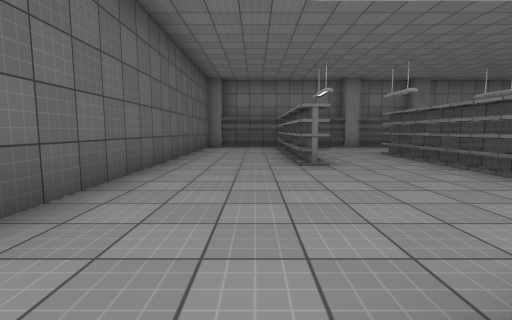
[1] (above)

19 first-person views from a walk through a scene from a Unity 3-D project. The camera is 1.2 m above the floor, tilts 6° down and sees 85° across. Doors are open. The floor is counted in squares, 2 m on a side. Each view is taken from the middle of a square. On the plan, view 1 faces up. The plan holds only what a view shows up to about 9 squares ahead; the rest is blank. The player is left out. Some surface patterns are stand-ins.

[2]
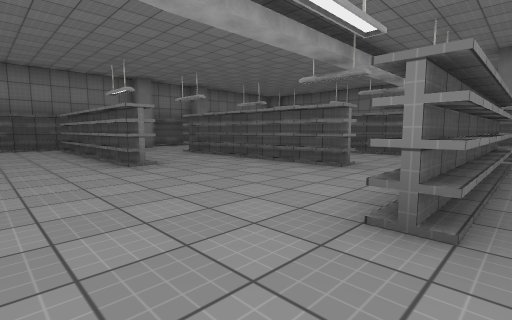

[3]
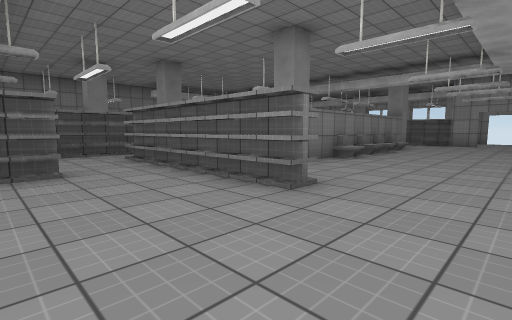

[4]
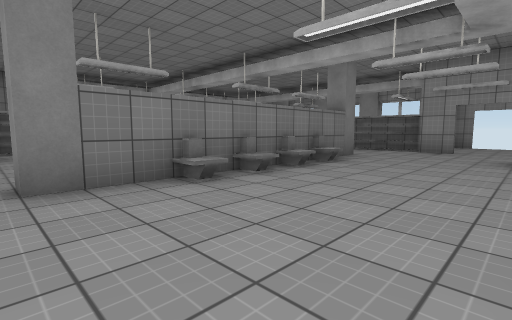

[5]
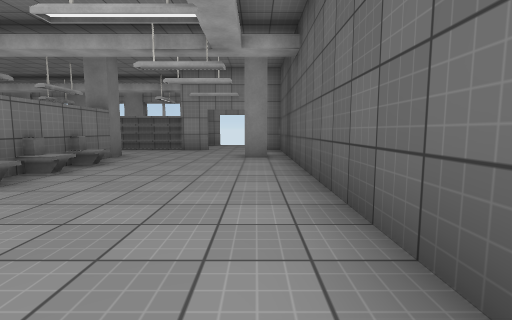

[6]
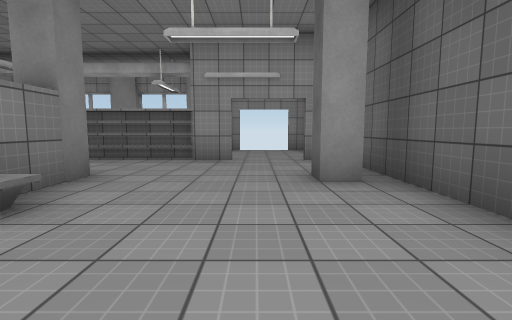

[7]
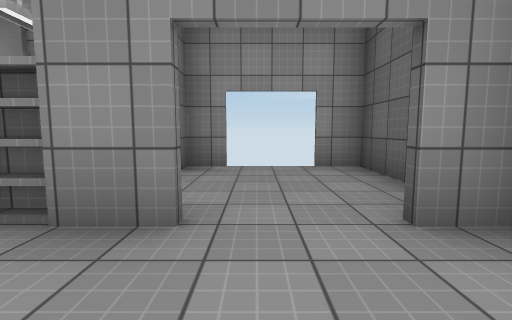

[8]
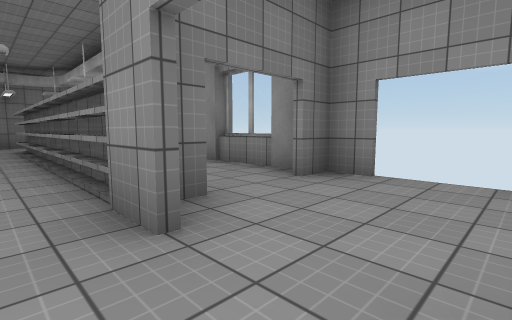

[9]
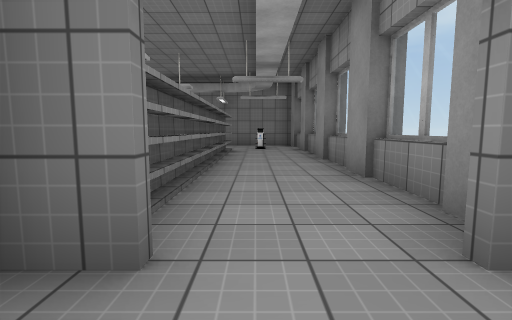

[10]
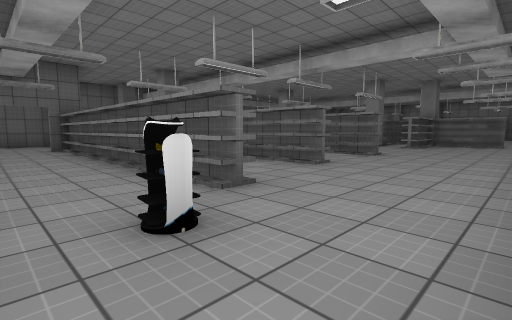

[11]
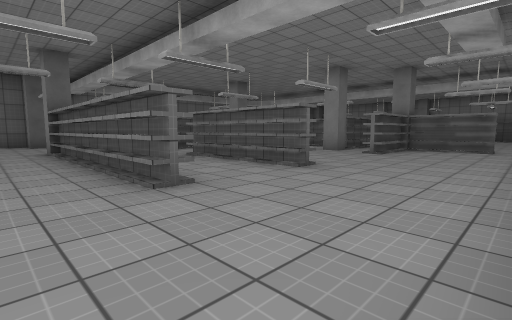

[12]
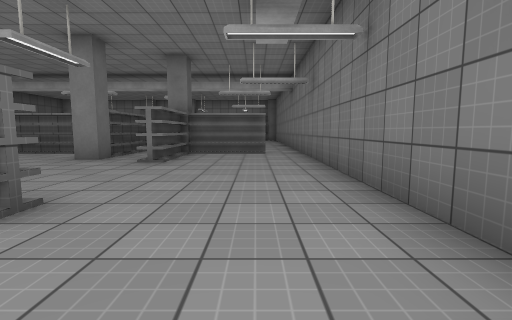

[13]
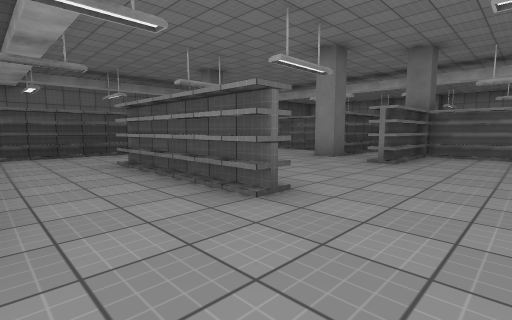

[14]
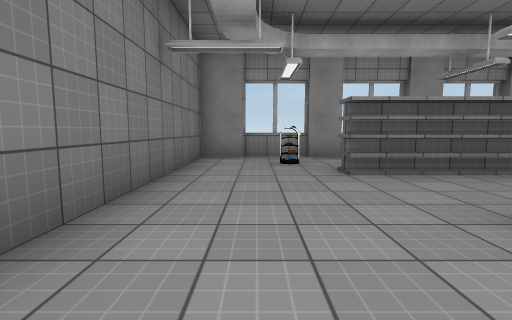

[15]
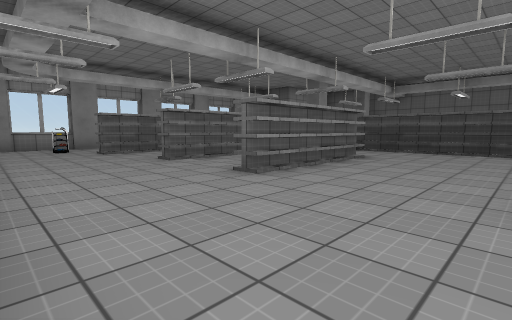

[16]
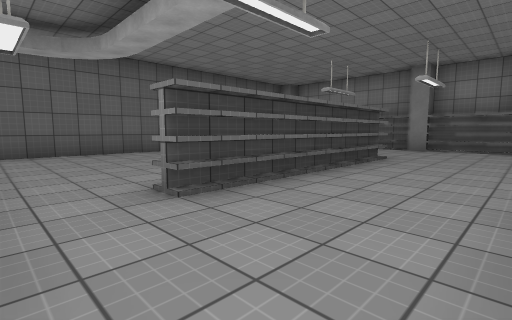

[17]
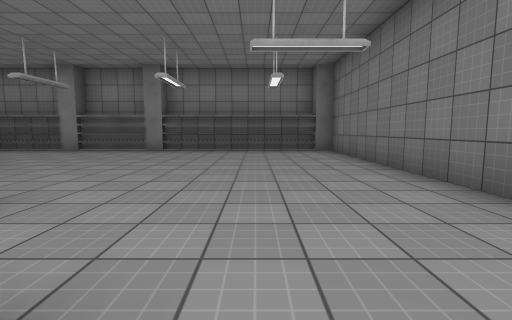

[18]
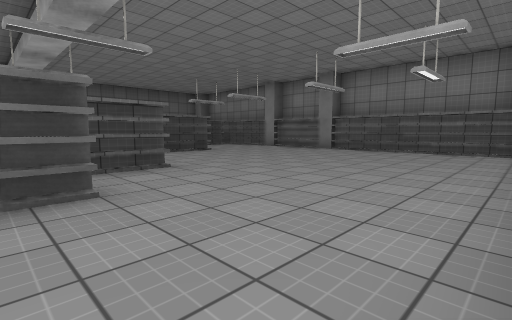

[19]
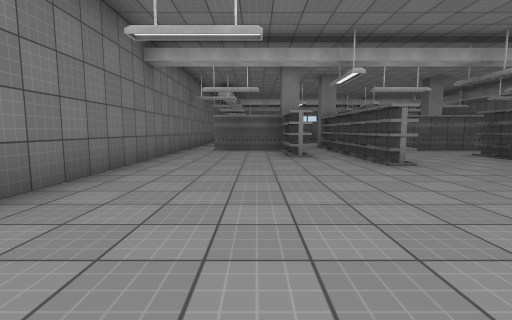

### Floor plan
Ten units are one square. View 1 is at (0, 0); x grows to the right and y downward. Boxes are objects, and circles mark ways between rooms. Rooms are numbered by the first view taken in them; rooms with no view inside come last. Other rooms are left out.
<svg viewBox="-23 -110 141 245">
<path fill="none" stroke="#000" d="M22 49 22 41M22 59 22 51M22 39 22 31M-14 72 -8 72 -8 78M22 29 22 13 28 13M22 77 22 61M-18 18 -18 97 -10 97M4 97 26 97M11 100 26 100M25 -3 8 -3M25 -5 7 -5M8 -47 8 -98M14 -47 10 -47 10 -98M-18 -90 -18 -12M35 -23 35 -73M8 -5 35 -5M38 -23 33 -23 33 -73M8 -3 8 -7 35 -7M14 -103 -6 -103M11 -105 -6 -105M-18 111 -18 127 -10 127M11 106 11 100M11 127 11 120M62 72 83 72M83 50 48 50M60 74 83 74 83 77 22 77M83 75 28 75M48 49 83 49M48 47 83 47 83 52 48 52M113 58 113 -4M68 12 62 12M28 22 28 67M26 97 88 97 88 103 13 103M25 22 25 67M26 100 88 100 13 100M83 0 83 17M54 -3 25 -3M70 127 81 127M52 -5 25 -5M88 127 104 127M45 127 58 127 58 124M104 -3 81 -3 81 17 78 17M104 -5 81 -5M21 127 35 127 35 124M15 124 113 124 113 72M64 -23 64 -38M35 -7 52 -7M35 -5 52 -5M62 -1 62 -36M64 0 64 -18M38 -45 38 -23M36 -45 36 -23M66 -43 66 4M61 -43 68 -43 68 12M58 -105 38 -105M83 -28 83 0M38 -74 38 -45M76 -28 81 -28 81 -14M36 -74 36 -45M109 -105 62 -105M81 -12 81 -7 102 -7M32 -105 12 -105M81 -5 102 -5M113 -4 113 -103 14 -103"/>
<rect x="85" y="105" width="10" height="10" fill="#bbb"><title>other object</title></rect>
<circle cx="-5" cy="0" r="3" fill="#2a7"/>
<circle cx="-5" cy="100" r="3" fill="#2a7"/>
<circle cx="30" cy="10" r="3" fill="#2a7"/>
<circle cx="30" cy="90" r="3" fill="#2a7"/>
<circle cx="40" cy="-15" r="3" fill="#2a7"/>
<circle cx="10" cy="-100" r="3" fill="#2a7"/>
<circle cx="25" cy="-75" r="3" fill="#2a7"/>
<circle cx="10" cy="115" r="3" fill="#2a7"/>
<circle cx="60" cy="0" r="3" fill="#2a7"/>
<circle cx="110" cy="0" r="3" fill="#2a7"/>
<circle cx="55" cy="-35" r="3" fill="#2a7"/>
<text x="0" y="50">1</text>
<text x="0" y="-50">2</text>
<text x="-10" y="110">3</text>
<text x="70" y="60">4</text>
<text x="50" y="-20">5</text>
<text x="80" y="-70">6</text>
</svg>
Room 1 opens to room 2. Room 1 opens to room 3. Room 1 opens to room 4. Room 2 opens to room 5. Room 2 opens to room 6. Room 3 opens to room 4. Room 4 opens to room 5. Room 4 opens to room 6. Room 5 opens to room 6.

Where each view was taken, in squares from view 1:
view 1: 0 up, 0 right, facing up
view 2: 0 up, 1 left, facing up-right
view 3: 3 up, 1 left, facing down-right
view 4: 1 down, 1 left, facing down-right
view 5: 1 down, 1 left, facing down
view 6: 4 down, 0 right, facing down
view 7: 8 down, 0 right, facing down
view 8: 9 down, 1 left, facing down-right
view 9: 11 down, 0 right, facing right
view 10: 12 down, 11 right, facing up-left
view 11: 9 down, 11 right, facing up-left
view 12: 7 down, 10 right, facing up
view 13: 7 down, 10 right, facing up-left
view 14: 6 down, 10 right, facing down
view 15: 2 down, 11 right, facing down-left
view 16: 1 up, 6 right, facing up-left
view 17: 2 up, 9 right, facing up
view 18: 2 up, 11 right, facing up-left
view 19: 9 up, 9 right, facing down
